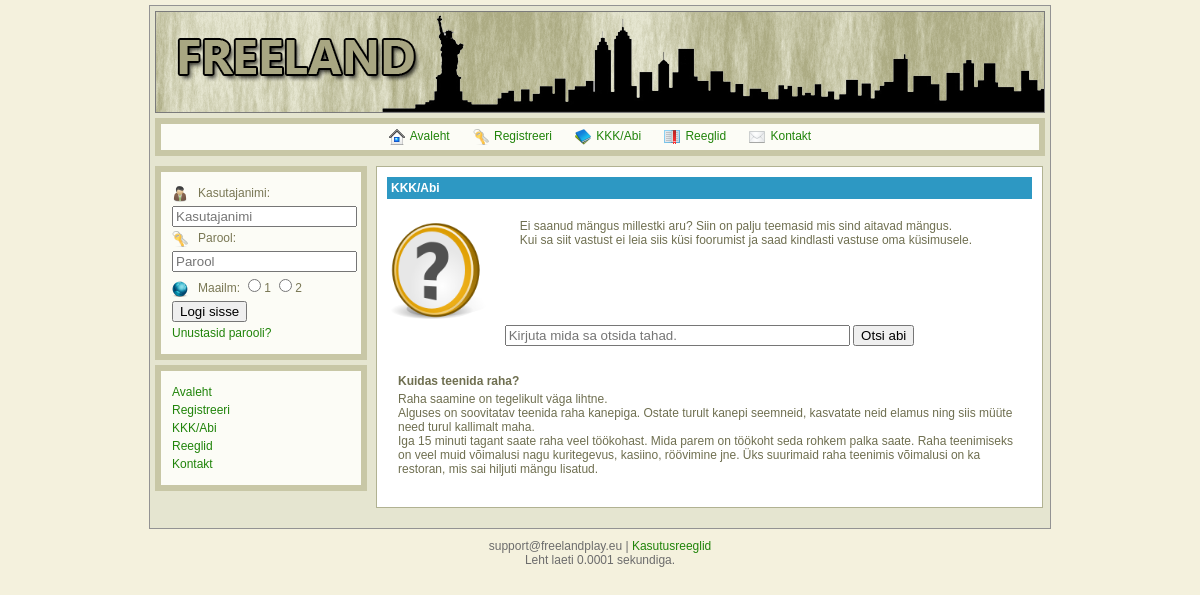
/p.php?p=help&i=1, run on the app's committed database.
### tables this page shows
CREATE TABLE `help` (
  `id` int(11) NOT NULL,
  `name` varchar(255) NOT NULL,
  `body` text NOT NULL
);

CREATE TABLE `settings_game` (
  `id` int(11) NOT NULL,
  `name` varchar(255) NOT NULL,
  `value` text NOT NULL,
  `group` varchar(50) NOT NULL
);

### p.php (called while the page is built, shortened)
<?php
if (isset($_GET['p']) === true) {
	$file = 'm_' . $_GET['p'] . '.php';
	if (file_exists($file) === true) {
		include($file);
	} else if ($_GET['p'] === "home") {
		include('index.php');
	} else {
		include("index.php");
	}
} else {
	include('index.php');
}

### core/classes/DB.php (called while the page is built, shortened)
<?php
class DB {
	private static 	$_instance_1 = null;
	private static 	$_instance_2 = null;
	private $_pdo,
			$_query,
			$_error = false,
			$_results,
			$_world_ins,
			$_count = 0;
	private function __construct($world_in) {
		try {
			$world = ($world_in == null) ? Session::get('world') : $world_in;
			if ($world == 1) {
				$database_name = Config::get('mysql/db_default');
			} elseif ($world == 2) {
				$database_name = Config::get('mysql/db_2');
			} else {
				$database_name = Config::get('mysql/db_default');
			}
			$this->_pdo = new PDO('mysql:host=' . Config::get('mysql/host') . ';dbname=' . $database_name . ';charset=utf8', Config::get('mysql/username'), Config::get('mysql/password'));
		} catch(PDOException $e) {
			header('Location: install.php');
			die();
		}
	}
	public static function getInstance($world_in = null) {
		$world = ($world_in == null) ? Session::get('world') : $world_in;
		if ($world == 1) {
			if(!isset(self::$_instance_1)) {
				self::$_instance_1 = new DB($world);
			}
			$return = self::$_instance_1;
		} elseif ($world == 2) {
			if(!isset(self::$_instance_2)) {
				self::$_instance_2 = new DB($world);
			}
			$return = self::$_instance_2;
		} else {
			if(!isset(self::$_instance_1)) {
				self::$_instance_1 = new DB($world);
			}
			$return = self::$_instance_1;
		}
		return $return;
	}
	public function query($sql, $params = array()) {
		$this->_error = false;
		if($this->_query = $this->_pdo->prepare($sql)) {
			$x = 1;
			if(count($params)) {
				foreach($params as $param) {
					$this->_query->bindValue($x, $param);
					$x++;
				}
			}
			if($this->_query->execute()) {
				$this->_results = $this->_query->fetchAll(PDO::FETCH_OBJ);
				$this->_count = $this->_query->rowCount();
			} else {
				$this->_error = true;
			}
		}
		return $this;
	}
	public function action($action, $table, $where = array()) {
		if(count($where) === 3) {
			$operators = array('=', '>', '<', '>=', '<=');
			$field 		= $where[0];
			$operator 	= $where[1];
			$value 		= $where[2];
			if(in_array($operator, $operators)) {
				$sql = "{$action} FROM {$table} WHERE {$field} {$operator} ?";
				if(!$this->query($sql, array($value))->error()) {
					return $this;
				}
			}
		}
		return false;
	}
	public function get($table, $where) {
		return $this->action('SELECT *', $table, $where);
	}
	public function results() {
		return $this->_results;
	}
	public function first() {
		return $this->results()[0];
	}
	public function error() {
		return $this->_error;
	}
	public function count() {
		return $this->_count;
	}
}

### core/classes/Input.php (called while the page is built, shortened)
<?php
class Input {
	public static function get($item) {
		if(isset($_POST[$item])) {
			return $_POST[$item];
		} else if(isset($_GET[$item])) {
			return $_GET[$item];
		}
		return '';
	}
}

### core/classes/Config.php (called while the page is built)
<?php
class Config {
	public static function get($path = null) {
		if($path) {
			$config = $GLOBALS['config'];
			$path = explode('/', $path);
			foreach($path as $bit) {
				if(isset($config[$bit])) {
					$config = $config[$bit];
				}
			}
			return $config;
		}
		return false;
	}
}

### core/init.php (called while the page is built, shortened)
<?php
$_GENERAL = new General();

### core/classes/General.php (called while the page is built, shortened)
<?php
class General {
	private $_errors = array(),
			$_success = array(),
			$_info = array(),
			$_db;
	public function __construct() {
		$this->_db = DB::getInstance(1);
	}
	public function settings($table, $value) {
		$query = $this->_db->get($table, array('name','=',$value));
		return $query->first()->value;
	}
}

### m_help.php (the view, shortened to what this page needs)
<?php
require_once("core/init.php");
	$line = NULL;
if(Input::exists()) {
	if(Token::check(Input::get('token'))) {
		$search_value = Input::get('search_value');
		$qhelp = DB::getInstance(1)->query("SELECT * FROM help WHERE name LIKE '%".$search_value."%' OR body LIKE '%".$search_value."%' ");
		foreach ($qhelp->results() as $help) {
			$body_raw = nl2br($help->body);
			$islonger = false;
			$body_length = strlen($body_raw);
			if ($body_length >= 100) {
				$body_raw = substr($body_raw, 0, 100);
				$islonger = true;
			}
			$subject = str_ireplace($search_value, "<b>".$search_value."</b>", $help->name);
			$body = str_ireplace($search_value, "<b>".$search_value."</b>", $body_raw);
			if ($islonger === true) {
				$body .= '...';
			}
			$line .= '
			<ul>
				<li><a href="p.php?p=help&i='.$help->id.'">'.$subject.'</a></li>
				<li>'.$body.'</li>
			</ul><br />
			';
		}
	}
} else if (Input::exists('get') && empty(Input::get('i')) === false) {
	$help_i = DB::getInstance(1)->get('help', array('id','=',Input::get('i')));
	if ($help_i->count() == 1) {
		$line = '
			<ul>
				<li><b>'.$help_i->first()->name.'</b></li>
				<li>'.nl2br($help_i->first()->body).'</li>
			</ul>';
	} else {
		$line = 'Me ei leidnud ühtegi vastet.';
	}
} else {
	$qhelp = DB::getInstance(1)->query('SELECT * FROM help');
	foreach ($qhelp->results() as $help) {
		$line .= '<ul><li><a href="p.php?p=help&i='.$help->id.'">'.$help->name.'</a></li></ul>';
	}
}
include("includes/overall/header.php");
?>
<div id="page">
	<div class="page-title">KKK/Abi</div>
	<p>
		<table>
			<tr valign="top">
				<td width="20%"><img src="css/default/images/help.png" width="100" height="100"></td>
				<td width="80%">
					Ei saanud mängus millestki aru? Siin on palju teemasid mis sind aitavad mängus.<br>
					Kui sa siit vastust ei leia siis küsi foorumist ja saad kindlasti vastuse oma küsimusele.
				</td>
			</tr>
		</table>
		<div align="center">
			<form action="p.php?p=help&search" method="POST">
				<input type="text" name="search_value" placeholder="Kirjuta mida sa otsida tahad." autocomplete="off" size="40">
				<input type="submit" name="search" value="Otsi abi">
			</form>
		</div>
		<br />
		<?php print($line);?>
	</p>
</div>
<?php
include("includes/overall/footer.php");

### includes/footer.php (shortened to what this page needs)
<div id="footer">
	<?php print($_GENERAL->settings('settings_game','GAME_EMAIL'));?> | <a href="p.php?p=rules">Kasutusreeglid</a>
	<br>
	<?php
	include("core/end.php");
	?>
</div>

### css/default/screen.css (style rules this page uses)
body { margin: 0px; padding: 0px; background: #F4F1DD; font-size: 12px; font-family: Arial; font-weight: 400; color: #6F6F50; }
a { color: #20840A; text-decoration: none; }
#page { float: right; width: 645px; background: #fff; margin-right: 7px; margin-top: 5px; padding: 10px; border: 1px solid #B1B292; }
#page .page-title { width: auto; background: #2D98C3; color: #fff; font-weight: bold; padding: 4px; }
#page p { padding: 2px; padding-top: 5px; margin:0; color: #6F6F50; }
#page table { width:100%; padding-top: 10px; }
#page ul { list-style: none; padding: 0 10px; }
#page ul li { padding: 2px 1px; }
#footer { padding: 10px; text-align: center; color: #6C6C6C; }

### data on the page
help: name "Kuidas teenida raha?", body "Raha saamine on tegelikult väga lihtne. Alguses on soovitatav teenida raha kanepiga. Ostate turult kanepi seemneid, kasvatate neid elamus ning siis müüte need turul kallimalt maha. Iga 15 minuti tagant saate raha veel töökohast. Mida parem on töökoht seda rohkem palka saate. Raha teenimiseks on veel muid võimalusi nagu kuritegevus, kasiino, röövimine jne. Üks suurimaid raha teenimis võimalusi on ka restoran, mis sai hiljuti mängu lisatud."
settings_game: value "support@freelandplay.eu"

### other printed values
$end_total_time "0.0001"
